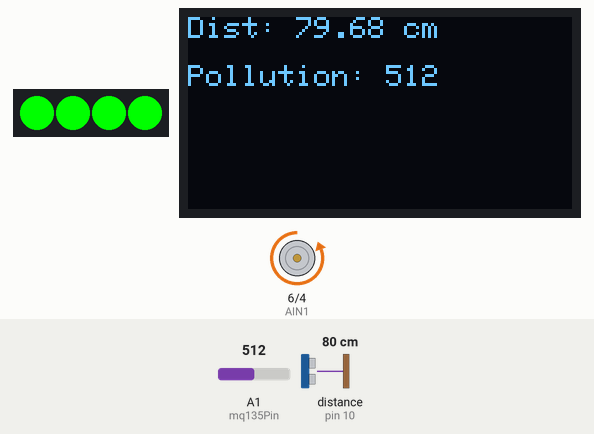
Simulated run of this sketch. Board: Arduino Uno, built with avr-gcc and run on an emulated ATmega328P. Shown: 4 RGB LEDs in strip order, left to right, 128×64 one-colour display, motor-driver pin pairs drawn as motors (green arrow = first pin HIGH = forward, orange = second pin HIGH = backward, longer = more drive, scaled by the enable pin). Wiring (inferred from the names in the program): ultrasonic range finder: trigger pin 7; echo pin 10. The test bench sets the inputs (shaded band); at power-on: distance to the obstacle (sensor on pin 10) 80 cm, A1 (mq135Pin) = 512. The echo pulse lasts 58.3 µs per cm; what the sketch prints to the serial monitor is not drawn.

Above: at 2.7 s.
2.8 s: distance to the obstacle (sensor on pin 10) set to 12 cm
At 3.09 s:
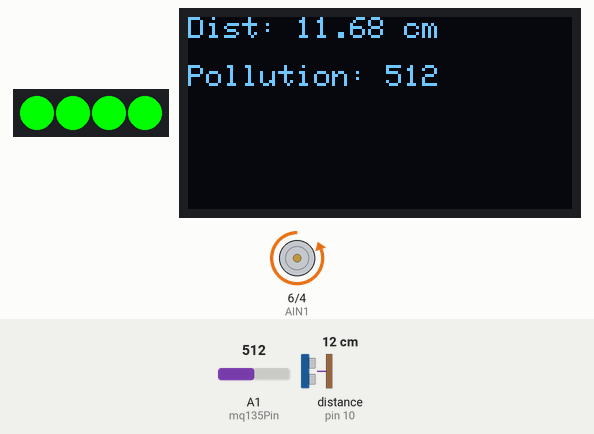
4.4 s: distance to the obstacle (sensor on pin 10) set to 9 cm
At 5.7 s:
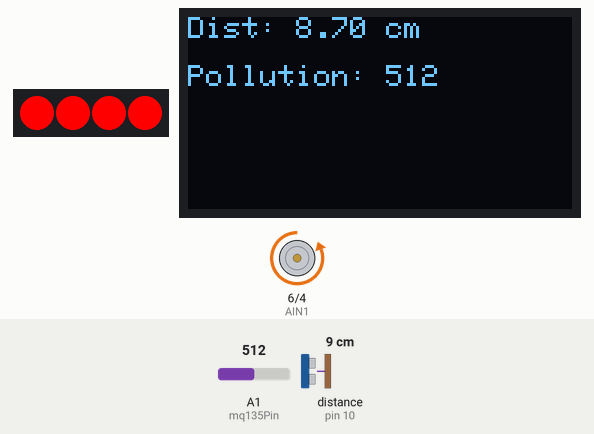
6.3 s: A1 (mq135Pin) set to 231
At 7.6 s:
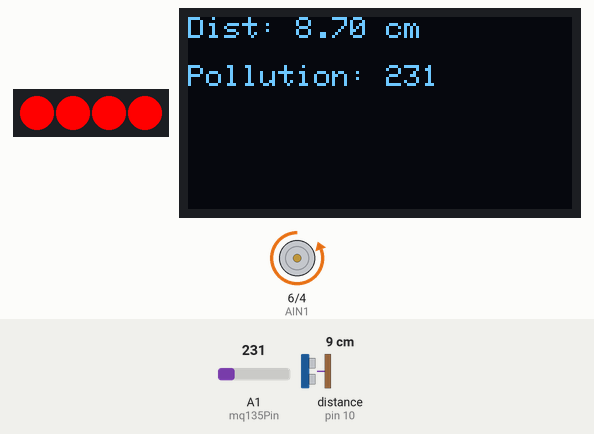
7.9 s: A1 (mq135Pin) set to 199
At 8.36 s:
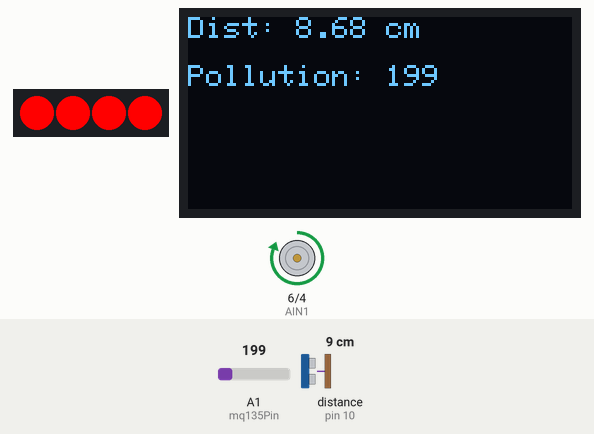
9.9 s: distance to the obstacle (sensor on pin 10) set to 18 cm
At 11.5 s:
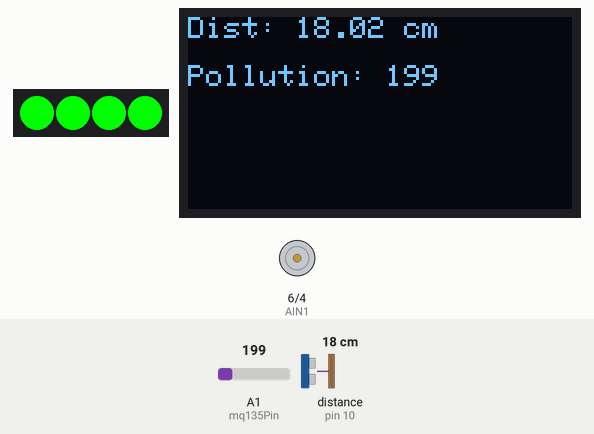
11.8 s: A1 (mq135Pin) set to 225
At 12.8 s:
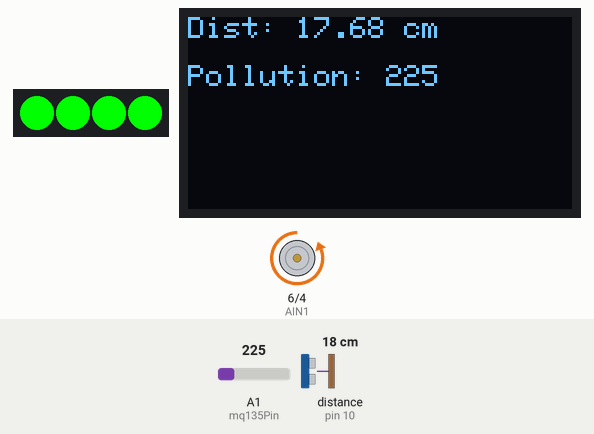
Timing chart, 0 to 14.5 s (numbered marks = the images above; inputs shaded):
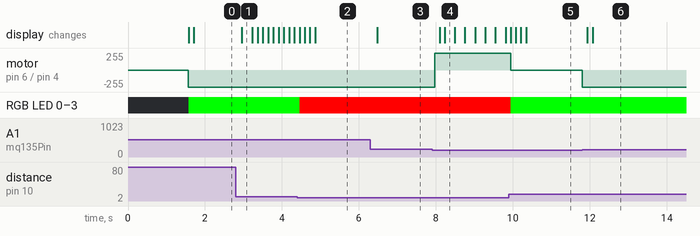

The sketch:

MFL15_Smart_Fan_NeoPixel.ino
```cpp
#include <Wire.h>
#include <Adafruit_GFX.h>
#include <Adafruit_SSD1306.h>

#include <Adafruit_NeoPixel.h>
#define NEOPIXEL_PIN 12
#define NUM_PIXELS 4
Adafruit_NeoPixel pixels(NUM_PIXELS, NEOPIXEL_PIN, NEO_GRB + NEO_KHZ800);

// Motor driver pins
const int AIN1 = 6;
const int AIN2 = 4;
const int PWMA = 5;

// Ultrasonic pins
const int trigPin = 7;
const int echoPin = 10;

// MQ135 sensor pin
const int mq135Pin = A1;

#define SCREEN_WIDTH 128
#define SCREEN_HEIGHT 64
Adafruit_SSD1306 display(SCREEN_WIDTH, SCREEN_HEIGHT, &Wire, -1);

void setup() {
  pixels.begin();
  pixels.show();   // Turn off initially

  pinMode(AIN1, OUTPUT);
  pinMode(AIN2, OUTPUT);
  pinMode(PWMA, OUTPUT);

  pinMode(trigPin, OUTPUT);
  pinMode(echoPin, INPUT);

  Serial.begin(9600);

  // OLED INIT
  if (!display.begin(SSD1306_SWITCHCAPVCC, 0x3C)) {
    Serial.println(F("SSD1306 allocation failed"));
    for (;;);
  }
  display.clearDisplay();
  display.setTextSize(1);
  display.setTextColor(SSD1306_WHITE);
  display.setCursor(0, 0);
  display.println("DC Motor + Ultrasonic");
  display.println("System Starting...");
  display.display();
  delay(1500);
}

void loop() {

  float distance = getDistance();
  int mq135Value = analogRead(mq135Pin);

  Serial.print("Distance: ");
  Serial.print(distance);
  Serial.print(" cm | MQ135: ");
  Serial.print(mq135Value);

  // 🔵 NEOPIXEL LOGIC (simple)
  if (distance > 10) {
    setColor(0, 255, 0);   // GREEN
  } else {
    setColor(255, 0, 0);   // RED
  }

  // Motor logic
  if (mq135Value > 215) {
    ccw();
    Serial.println(" | Status: HIGH POLLUTION - Motor CCW");
  } else if (distance < 10) {
    cw();
    Serial.println(" | Status: OBSTACLE - Motor CW");
  } else {
    stopMotor();
    Serial.println(" | Status: STOPPED");
  }

  delay(100);

  // OLED Update
  display.clearDisplay();
  display.setTextSize(1);
  display.setCursor(0, 0);
  display.print("Dist: ");
  display.print(distance);
  display.println(" cm");

  display.setCursor(0, 16);
  display.print("Pollution: ");
  display.println(mq135Value);
  display.display();
}

float getDistance() {
  digitalWrite(trigPin, LOW);
  delayMicroseconds(2);
  digitalWrite(trigPin, HIGH);
  delayMicroseconds(10);
  digitalWrite(trigPin, LOW);

  long duration = pulseIn(echoPin, HIGH);
  float distance = duration * 0.0343 / 2.0;
  return distance;
}

// 🔵 Set all neopixels to a colour
void setColor(int r, int g, int b) {
  for (int i = 0; i < NUM_PIXELS; i++) {
    pixels.setPixelColor(i, pixels.Color(r, g, b));
  }
  pixels.show();
}

// TB6612 functions
void cw() {
  digitalWrite(AIN1, HIGH);
  digitalWrite(AIN2, LOW);
  analogWrite(PWMA, 255);
}

void ccw() {
  digitalWrite(AIN1, LOW);
  digitalWrite(AIN2, HIGH);
  analogWrite(PWMA, 255);
}

void stopMotor() {
  analogWrite(PWMA, 0);
}
```

Measured:
- the behaviour switches between 11 and 10 cm on distance to the obstacle (sensor on pin 10) (found by bisection; images 1 and 2)
- the behaviour switches between 216 and 215 on A1 (mq135Pin) (found by bisection; images 3 and 4)
- after the input at 2.8 s, the display: changes after 0.16 s (image 1)
- after the input at 6.3 s, the display: changes after 0.18 s (image 3)
- after the input at 7.9 s, motor on pin 6 (AIN1) / pin 4 (AIN2): backward 255/255 → forward 255/255 after 0.07 s; the display: first changes after 0.20 s (image 4 shows a later state)
- after the input at 9.9 s, motor on pin 6 (AIN1) / pin 4 (AIN2): forward 255/255 → stopped after 0.05 s
- after the input at 11.8 s, motor on pin 6 (AIN1) / pin 4 (AIN2): stopped → backward 255/255 at once; the display: first changes after 0.14 s (image 6 shows a later state)
